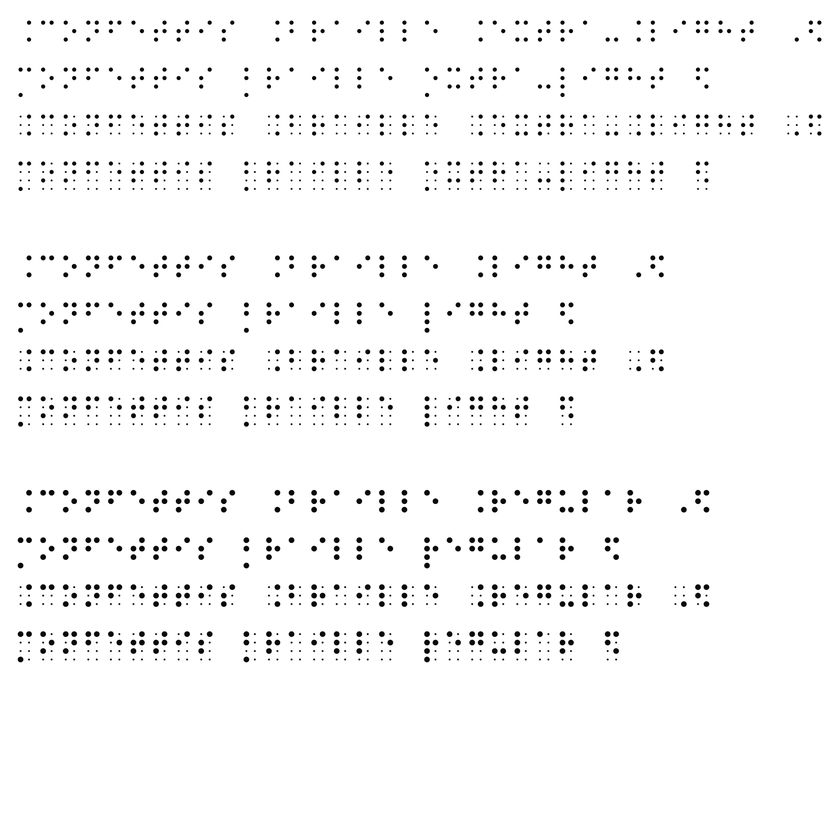
#> input picture sandbox/Confettis-Braille.png, 840 x 840 px, shrunk from 1860 x 1860 before the run, given in place of a.png, which was not available
$ python main.py
#> lines starting #> are read from the running program, lines starting #| are printed output that depends on the picture; after the words box and inside, x2 and y2 are one past the last pixel; in counts of white or black regions, pixels touching at a corner belong together
### lib/vision/Cropper.py
#!/usr/bin/python3
'''
import os
def cropImage(input_path, output_path = ""):
    if not output_path:
        output_path = input_path
    os.system(f"convert {input_path} -trim {output_path}")
'''
from PIL import Image
import numpy as np
from cv2 import cv2

def processImage(i):
    #image = Image.open(i) #read in the image in rgb format. IMAGE MUST BE A JPG
#> called with i = 'images/a.png'
    image = cv2.imread(i)
#> image is the input picture: shape (840, 840, 3); min 0, max 255, mean 248.1
    matrixRep = np.asarray(image)
    numRows = np.shape(matrixRep)[0]
#> numRows = 840
    numCol = np.shape(matrixRep)[1]
#> numCol = 840
    #now test whether that pixel is white or non white

    newMatrix = np.zeros((numRows,numCol)) #initialize an empty matrix to update
    for row in range(0,numRows):
        for col in range(0,numCol):
            if matrixRep[row][col][0] > 127 or matrixRep[row][col][1] > 127 or matrixRep[row][col][2] > 127:
                newMatrix[row,col] = 1
            else:
                newMatrix[row,col] = 0
#> newMatrix: shape (840, 840) float64; values 0 (black) and 1 (white), 97.4% white; 1575 black regions (1257 under 20 px), largest, box (x1, y1, x2, y2) and area: (424, 490, 430, 496) 27, (139, 498, 145, 504) 27, (153, 498, 159, 504) 27

    return newMatrix


def cropTop(image): #iterate through the top rows looking for unneeded whitespace. Input must be from above fn
    numRow = np.shape(image)[0]
#> numRow = 860
    numCol = np.shape(image)[1]
#> numCol = 860
    lastWhite = 0 #the last row that is fully white

    for r in range(0,numRow):
        foundBlack = False
        for c in range(0,numCol):
            if image[r][c] == 0: #have hit a black pixel
                foundBlack = True
                break
        if foundBlack:
            break
        else:
            lastWhite += 1
#> after the loop, lastWhite = 31
    return max(0,lastWhite - 10) #the number of pixels of whitespace to keep

def cropBottom(image):
    numRow = np.shape(image)[0]
#> numRow = 839
    numCol = np.shape(image)[1]
#> numCol = 860
    lastWhite = numRow - 1
#> lastWhite = 838

    while(True):
        foundBlack = False
        for col in range(0,numCol):
            if image[lastWhite][col] == 0: #have hit black pixel
                foundBlack = True
                break
        if foundBlack:
            break
        else:
            lastWhite -= 1
#> after the loop, lastWhite = 650

    return min(numRow-1,lastWhite+10)


def cropLeft(image):
    numRow = np.shape(image)[0]
#> numRow = 660
    numCol = np.shape(image)[1]
#> numCol = 860
    lastWhite = 0

    for col in range(0,numCol):
        foundBlack = False
        for row in range(0,numRow):
            if image[row][col] == 0: #found black
                foundBlack = True
                break
        if foundBlack:
            break
        else:
            lastWhite += 1
#> after the loop, lastWhite = 28

    return max(0,lastWhite-10)


def cropRight(image):
    numRow = np.shape(image)[0]
#> numRow = 660
    numCol = np.shape(image)[1]
#> numCol = 842

    lastWhite = numCol - 1
#> lastWhite = 841
    while True:
        foundBlack = False
        for r in range(0,numRow):
            if image[r][lastWhite] == 0: #found black
                foundBlack = True
                break

        if foundBlack:
            break
        else:
            lastWhite -= 1
    return min(numCol-1,lastWhite+10)

def cropImage(file_path):
    image = processImage(file_path)

    rowOnes = np.ones((np.shape(image)[0],10))
    image = np.column_stack((image,rowOnes))
    image = np.column_stack((rowOnes,image))

    colOnes = np.ones((10,np.shape(image)[1]))
    image = np.row_stack((colOnes,image))
    image = np.row_stack((image,colOnes))

    #top crop
    image = image[cropTop(image):]

    #bottom crop
    image = image[0:cropBottom(image)]

    #left crop
    image = image[:,cropLeft(image):]

    #right crop
    image = image[:,0:cropRight(image)]

    newImage = Image.fromarray(image)
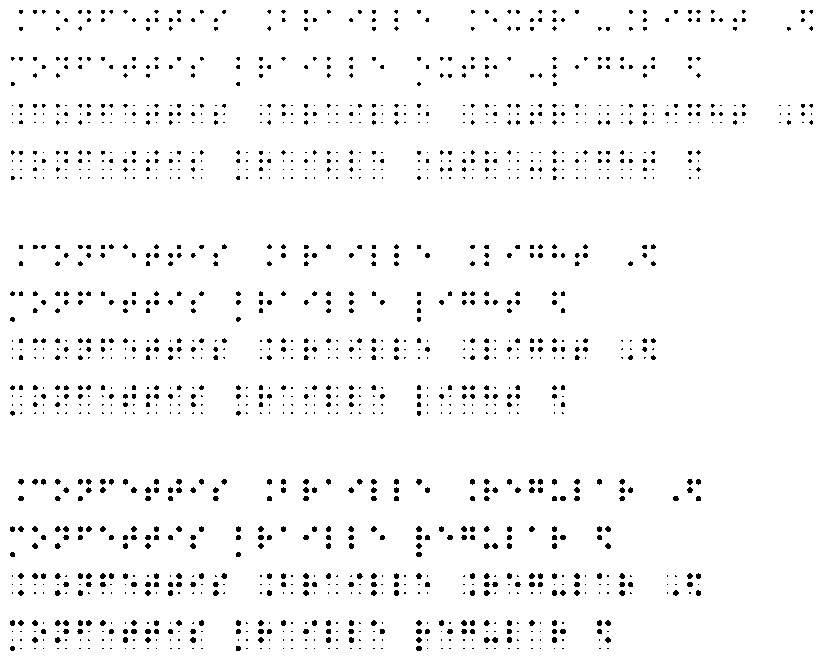
#> newImage: PIL image 822x660 F; values 0 (black) and 1 (white), 96.6% white; 1575 black regions (1257 under 20 px), largest, box (x1, y1, x2, y2) and area: (416, 479, 422, 485) 27, (131, 487, 137, 493) 27, (145, 487, 151, 493) 27
    #newImage.save("images/newImageCropped.tiff")
    cv2.imwrite(file_path,image*255)
    return image

### lib/dictionary/english.py
import numpy as np


class Letter:
    def __init__(self, matrixRep, english):
        self.matrixRep = matrixRep
        self.englishChar = english

    def __repr__(self):
        return f"The braille representation of '{self.englishChar}' is: \n{self.matrixRep}"


a = Letter(np.array([[1, 0], [0, 0], [0, 0]]), "a")
b = Letter(np.array([[1, 0], [1, 0], [0, 0]]), "b")
c = Letter(np.array([[1, 1], [0, 0], [0, 0]]), "c")
d = Letter(np.array([[1, 1], [0, 1], [0, 0]]), "d")
e = Letter(np.array([[1, 0], [0, 1], [0, 0]]), "e")
f = Letter(np.array([[1, 1], [1, 0], [0, 0]]), "f")
g = Letter(np.array([[1, 1], [1, 1], [0, 0]]), "g")
h = Letter(np.array([[1, 0], [1, 1], [0, 0]]), "h")
i = Letter(np.array([[0, 1], [1, 0], [0, 0]]), "i")
j = Letter(np.array([[0, 1], [1, 1], [0, 0]]), "j")
k = Letter(np.array([[1, 0], [0, 0], [1, 0]]), "k")
l = Letter(np.array([[1, 0], [1, 0], [1, 0]]), "l")
m = Letter(np.array([[1, 1], [0, 0], [1, 0]]), "m")
n = Letter(np.array([[1, 1], [0, 1], [1, 0]]), "n")
o = Letter(np.array([[1, 0], [0, 1], [1, 0]]), "o")
p = Letter(np.array([[1, 1], [1, 0], [1, 0]]), "p")
q = Letter(np.array([[1, 1], [1, 1], [1, 0]]), "q")
r = Letter(np.array([[1, 0], [1, 1], [1, 0]]), 'r')
s = Letter(np.array([[0, 1], [1, 0], [1, 0]]), "s")
t = Letter(np.array([[0, 1], [1, 1], [1, 0]]), "t")
u = Letter(np.array([[1, 0], [0, 0], [1, 1]]), "u")
v = Letter(np.array([[1, 0], [1, 0], [1, 1]]), "v")
w = Letter(np.array([[0, 1], [1, 1], [0, 1]]), "w")
x = Letter(np.array([[1, 1], [0, 0], [1, 1]]), "x")
y = Letter(np.array([[1, 1], [0, 1], [1, 1]]), "y")
z = Letter(np.array([[1, 0], [0, 1], [1, 1]]), "z")
space = Letter(np.array([[0, 0], [0, 0], [0, 0]]), " ")
undefined = Letter(np.array([[0, 1], [0, 0], [0, 1]]), "")
period = Letter(np.array([[0, 0], [1, 1], [0, 1]]), ".")
comma = Letter(np.array([[0, 0], [1, 0], [0, 0]]), ",")

listOfLetters = [a, b, c, d, e, f, g, h, i, j, k, l,
                 m, n, o, p, q, r, s, t, u, v, w, x, y, z, space, undefined, period, comma]


class Translator:
    def __init__(self):
        pass

    def getChar(self, char):  # essentially a dictionary
        asciiRep = ord(char)
        return listOfLetters[asciiRep-97]

    # [11 lines left out: function findChar, not called in this run]

### main.py
#!/usr/bin/python3
import sys
import cv2 as cv
import numpy as np
from lib.vision import BrailleToMatrix
from lib.speech.speaker import Speaker
from lib.dictionary.english import Translator
from lib.vision.Cropper import cropImage

def main(argv):
    default_file = "images/a.png"
    image_path = argv[0] if len(argv) > 0 else default_file
    cropImage(image_path)

    matrices = BrailleToMatrix.convertWithJulia(image_path)

    translator = Translator()
    speaker = Speaker("en-gb", False)
    for matrix in matrices:
        speaker.speak(translator.findChar(matrix).englishChar)

    speaker.save("recordings/out.mp3")

if __name__ == "__main__":
    main(sys.argv[1:])
#> (the call stopped at in main, `matrices = BrailleToMatrix.convertWithJulia(image_path)`: lib is not available in this run)

$ run again, on sandbox/Confettis-Braille_letter.png
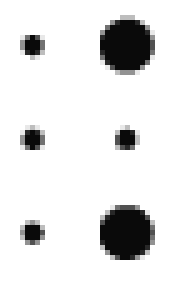
#> input picture sandbox/Confettis-Braille_letter.png, 39 x 57 px (shown 5 times larger)
#> in processImage, image is the input picture: shape (57, 39, 3); min 10, max 255, mean 228.5
#> after the loop in processImage, `for row in range(0,numRows):`:
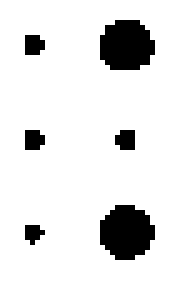
#> newMatrix: shape (57, 39) float64 (shown 5 times larger); values 0 (black) and 1 (white), 89.4% white; 6 black regions (4 under 20 px), largest, box (x1, y1, x2, y2) and area: (20, 41, 31, 52) 93, (20, 4, 31, 14) 90
#> in cropImage, `newImage = Image.fromarray(image)`:
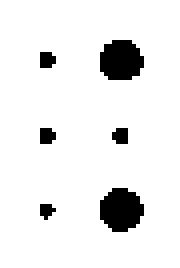
#> newImage: PIL image 45x67 F (shown 4 times larger); values 0 (black) and 1 (white), 92.2% white; 6 black regions (4 under 20 px), largest, box (x1, y1, x2, y2) and area: (25, 47, 36, 58) 93, (25, 10, 36, 20) 90

$ run again, on sandbox/Confettis-Braille_word.png
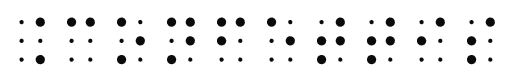
#> input picture sandbox/Confettis-Braille_word.png, 510 x 81 px
#> in processImage, image is the input picture: shape (81, 510, 3); min 10, max 255, mean 241
#> after the loop in processImage, `for row in range(0,numRows):`:
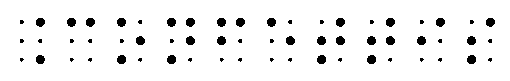
#> newMatrix: shape (81, 510) float64; values 0 (black) and 1 (white), 94.4% white; 60 black regions (31 under 20 px), largest, box (x1, y1, x2, y2) and area: (117, 55, 126, 64) 67, (167, 55, 176, 64) 67, (317, 55, 326, 64) 67
#> in cropImage, `newImage = Image.fromarray(image)`:
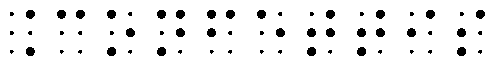
#> newImage: PIL image 494x65 F; values 0 (black) and 1 (white), 92.8% white; 60 black regions (31 under 20 px), largest, box (x1, y1, x2, y2) and area: (107, 47, 116, 56) 67, (157, 47, 166, 56) 67, (307, 47, 316, 56) 67
